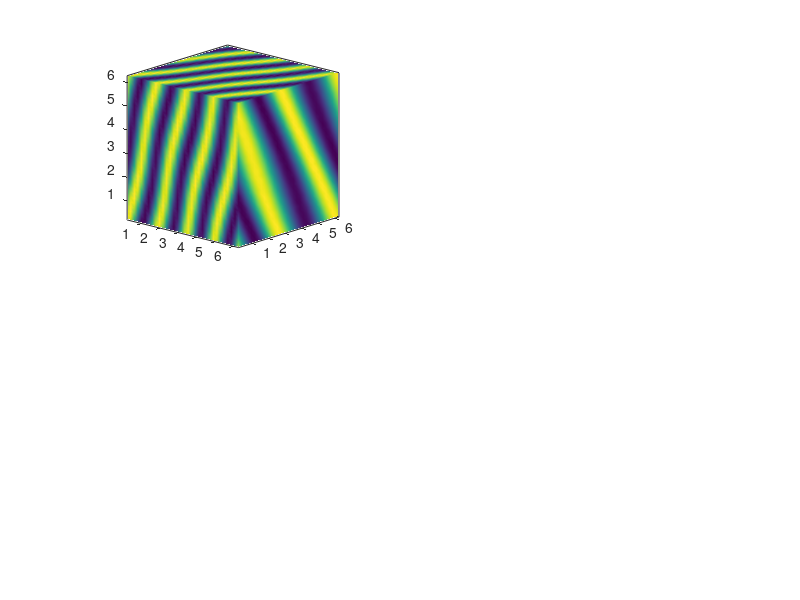

Write MATLAB code to recreate this figure. (Note: this script raises an error after producing the figure.)
function RMHD_3D

%%%%%%%%%%%%%%%%%%%%%%%%%%%%%%%%%%%%%
%%%                               %%%
%%%   Draft 3D RMHD Solver        %%%
%%%                               %%%
%%%   Uses Elsasser Formulation   %%%
%%%   for an Alfven Wave in a     %%%
%%%   Solid Hypertorus            %%%
%%%                               %%%
%%%%%%%%%%%%%%%%%%%%%%%%%%%%%%%%%%%%%

%% Options %%%%%%%%%%%%%%%%%%%%%%%%%%%%%%%%%%%%%
SlowModes        = 1;         % Calculate evolution of compressive modes in run
TF               = 1;         % Final Time

VariableTimeStep = 0;         % Enable variable time step, else dt must be defined below
% VARIABLE time step
Cutoff           = 100000;     % Maximum number of iterations for variable time step
CFL              = 0.014;      % Courant Number
% FIXED time step
dt               = 1e-3;      % Time Step (For fixed time step runs)

% PLOTTING
TScreen          = 500;       % Screen Update Interval Count (NOTE: plotting is usually slow) (Set to 0 for no plotting)
Fullscreen       = 1;         % Makes plot figure fullscreen !!! Forces figure to foreground through run !!!

%% Paramaters %%%%%%%%%%%%%%%%%%%%%%%%%%%%%%%%%%
va   = 1;      % Alfven velocity
nu   = 1e-3;   % Viscosity          !!! Check which type it is? (Just for label really) !!!
beta = 1;      % c_s/v_A

LX = 2*pi;     % Box-size (x-direction)
LY = 2*pi;     % Box-size (y-direction)
LZ = 2*pi;     % Box-size (z-direction)

NX = 32;       % Resolution in x
NY = 32;       % Resolution in y
NZ = 32;       % Resolution in z
N  = NX*NY*NZ;

if VariableTimeStep == 1
    time         = zeros(1, Cutoff+1);    % +1 accounts for t=0 (incase we reach the cutoff)
    dt_save      = zeros(1, Cutoff);
    E_z_plus     = zeros(1, Cutoff);
    E_z_minus    = zeros(1, Cutoff);
    E_s_plus     = zeros(1, Cutoff);
    E_s_minus    = zeros(1, Cutoff);
    
else
    time = dt:dt:TF;
    
    E_z_plus     = zeros(1,length(time));
    E_z_minus    = zeros(1,length(time));
    E_s_plus     = zeros(1,length(time));
    E_s_minus    = zeros(1,length(time));
end

dx = LX/NX;
dy = LY/NY;
dz = LZ/NZ;
min_mesh = min([dx dy dz]);
dV = dx*dy*dz;

I=sqrt(-1);
bpar = 1/sqrt(1+(1/beta)^2);
grid_int = dV/N;
t=0.0;

%% Initialise wavevector grid %%%%%%%%%%%%%%%%%%

kx = (2*I*pi/LX)*[0:((NX/2)-1)  -(NX/2):-1];    % [0, 1, ..., NX/2-1, -NX/2, -NX/2+1, ..., -1]    % This is a formatting convention
ky = (2*I*pi/LY)*[0:((NY/2)-1)  -(NY/2):-1];
kz = (2*I*pi/LZ)*[0:((NZ/2)-1)  -(NZ/2):-1];
[KX, KY, KZ] = ndgrid(kx, ky, kz);

dealias = abs(KX)<(1/3)*NX & abs(KY)<(1/3)*NY & abs(KZ)<(1/3)*NZ;    % Cutting of frequencies for dealiasing using the 2/3 rule   (2/3)*(N/2)

k2_perp = KX.^2 + KY.^2;      % (Perpendicular) Laplacian in Fourier space
k2_poisson = k2_perp;
k2_poisson(1,1,:) = 1;        % Fixed Laplacian in F.S. for Poisson's equation (Because first entry was 0)
k2 = k2_perp + KZ.^2;         % Laplacian in F.S.
if VariableTimeStep == 0
    exp_correct = exp(dt*nu*k2);  % (Romain thinks k2) %%% !!! Can include linear term !!!
end

%% Initial Condition %%%%%%%%%%%%%%%%%%%%%%%%%%%

[i,j,k] = ndgrid((1:NX)*dx,(1:NY)*dy,(1:NZ)*dz);
XG = permute(i, [2 1 3]);
YG = permute(j, [2 1 3]);
ZG = permute(k, [2 1 3]);

Lap_z_plus  = k2_perp.*fftn(0.1*cos(2*pi*(4*i/LX - 2*j/LY - k/LZ)));
Lap_z_minus = k2_perp.*fftn(0.1*sin(2*pi*(i/LX + j/LY + k/LZ)));

% Lap_zeta_plus  = k2_perp.*fftn(1);
% Lap_zeta_minus = k2_perp.*fftn(0);

if SlowModes == 1
    s_plus  = fftn(0.01*cos(-2*pi*(k/LZ+4*i/LX)));
    s_minus = fftn(0.01*sin( 2*pi*(j/LY+k/LZ)));
end

%% Solver %%%%%%%%%%%%%%%%%%%%%%%%%%%%%%%%%%%%%%

k=0;
n=1;
while t<TF && n<Cutoff
    k=k+1;
    
    if VariableTimeStep == 1
        %% Update time-step        (!!Requires changing time vector!!)
        
        phi = abs((0.5)*(Lap_z_plus + Lap_z_minus)./k2_poisson);
        phi_x = real(ifftn(KX.*phi));    % y component of u_perp
        phi_y = real(ifftn(KY.*phi));    %-x component of u_perp
        
        u_perp = sqrt((phi_x).^2 + (phi_y).^2);
        if SlowModes == 1
            u_par = real(ifftn((0.5).*(s_plus + s_minus)));
            u_time = sqrt(u_par.^2 + u_perp.^2);
        else
            u_time = abs(u_perp);
        end
        
        psi = abs((0.5)*(Lap_z_plus - Lap_z_minus)./k2_poisson);
        psi_x = real(ifftn(KX.*psi));    % y component of b_perp
        psi_y = real(ifftn(KY.*psi));    %-x component of b_perp
        
        va_perp = sqrt(psi_x.^2 + psi_y.^2);
        if SlowModes == 1
            va_par = real(ifftn(bpar*(0.5).*(s_plus - s_minus)));
            va_time = sqrt(va_par.^2 + va_perp.^2);
        else
            va_time = abs(va_perp);
        end
        
        dt_grid_phi = (CFL*min_mesh)./u_time;
        dt_grid_psi = (CFL*min_mesh)./va_time;
        
        dt = min([min(dt_grid_phi(:)) min(dt_grid_psi(:))])/2;
        
        dt_save(n) = dt;
        time(n+1)  = time(n) + dt;
        exp_correct = exp(dt*nu*k2);  % Romain thinks k2 %%%                        !!! Can include linear term !!!
    end
    
    %%% Update zeta p/m for new time-step
    z_plus = Lap_z_plus./k2_poisson;
    z_minus = Lap_z_minus./k2_poisson;
    
    %%% Compute Poisson Brackets
    
    % Calculates derivatives for PB
    zp_x  = real(ifftn(KX.*z_plus));
    zm_x  = real(ifftn(KX.*z_minus));
    zp_y  = real(ifftn(KY.*z_plus));
    zm_y  = real(ifftn(KY.*z_minus));
    
    if SlowModes == 1
        sp_x  = real(ifftn(KX.*s_plus));
        sm_x  = real(ifftn(KX.*s_minus));
        sp_y  = real(ifftn(KY.*s_plus));
        sm_y  = real(ifftn(KY.*s_minus));
    end
    
    Lzp_x = real(ifftn(KX.*Lap_z_plus));
    Lzm_x = real(ifftn(KX.*Lap_z_minus));
    Lzp_y = real(ifftn(KY.*Lap_z_plus));
    Lzm_y = real(ifftn(KY.*Lap_z_minus));
    
    % Calculates PB
    % Alfven
    PB_zp_Lzm = fftn((zp_x.*Lzm_y) - (zp_y.*Lzm_x));
    PB_zm_Lzp = fftn((zm_x.*Lzp_y) - (zm_y.*Lzp_x));
    PB_zp_zm  = fftn((zp_x.*zm_y)  - (zp_y.*zm_x));
    
    % Compressive
    if SlowModes == 1
        PB_zp_sp  = fftn((zp_x.*sp_y)  - (zp_y.*sp_x));
        PB_zp_sm  = fftn((zp_x.*sm_y)  - (zp_y.*sm_x));
        PB_zm_sp  = fftn((zm_x.*sp_y)  - (zm_y.*sp_x));
        PB_zm_sm  = fftn((zm_x.*sm_y)  - (zm_y.*sm_x));
    end
    
    NL_z_Sup = -(0.5).*(PB_zp_Lzm + PB_zm_Lzp).*dealias;
    NL_z_Lap = -(0.5).*k2_perp.*PB_zp_zm.*dealias;
    NL_z_plus  = NL_z_Sup - NL_z_Lap;
    NL_z_minus = NL_z_Sup + NL_z_Lap;
    
    if SlowModes == 1
        NL_s_plus   = -(0.5).*((1-bpar).*PB_zp_sp + (1+bpar).*PB_zm_sp).*dealias;
        NL_s_minus  = -(0.5).*((1+bpar).*PB_zp_sm + (1-bpar).*PB_zm_sm).*dealias;
    end
    %%% Compute Linear terms
    
    Lin_z_plus  =   va.*KZ.*Lap_z_plus;
    Lin_z_minus =  -va.*KZ.*Lap_z_minus;
    
    if SlowModes == 1
        Lin_s_plus     =  (va*bpar).*KZ.*s_plus;
        Lin_s_minus    = -(va*bpar).*KZ.*s_minus;
    end
    %%% Compute Solution at the next step %%%
    
    Lap_z_plus_new  = dt*(Lin_z_plus + NL_z_plus) + Lap_z_plus;
    Lap_z_minus_new = dt*(Lin_z_minus + NL_z_minus) + Lap_z_minus;
    
    Lap_z_plus_new  = Lap_z_plus_new.*exp_correct;
    Lap_z_minus_new = Lap_z_minus_new.*exp_correct;
    
    if SlowModes == 1
        s_plus_new         = dt*(Lin_s_plus + NL_s_plus) + s_plus;
        s_minus_new        = dt*(Lin_s_minus + NL_s_minus) + s_minus;
        
        s_plus_new  = s_plus_new.*exp_correct;
        s_minus_new = s_minus_new.*exp_correct;
    end
    %%% Energy %%%
    
    E_z_plus_grid  = (abs(Lap_z_plus_new).^2)./abs(k2_poisson);
    E_z_minus_grid = (abs(Lap_z_minus_new).^2)./abs(k2_poisson);
    
    E_z_plus(n)  = (0.5)*sum(E_z_plus_grid(:))*(grid_int);
    E_z_minus(n) = (0.5)*sum(E_z_minus_grid(:))*(grid_int);
    
    if SlowModes == 1
        E_s_plus_grid     = (abs(s_plus_new)).^2;
        E_s_minus_grid    = (abs(s_minus_new)).^2;
        
        E_s_plus(n)     = (0.5)*sum(E_s_plus_grid(:))*(grid_int);
        E_s_minus(n)    = (0.5)*sum(E_s_minus_grid(:))*(grid_int);
    end
    t=t+dt;
    
    %% Plotting %%%         %%% Can add better slow mode switch (get rid of 2 subplots)
    if (k == TScreen)
        
        %Go back to real space for plotting
        zp  = double(permute(real(ifftn(Lap_z_plus_new./k2_poisson)),[2,1,3]));
        zm  = double(permute(real(ifftn(Lap_z_minus_new./k2_poisson)),[2,1,3]));
        if SlowModes == 1
            sp     = double(permute(real(ifftn(s_plus_new)),[2,1,3]));
            sm     = double(permute(real(ifftn(s_minus_new)),[2,1,3]));
        end
        figure(1)
        if Fullscreen == 1
            set(gcf, 'Units', 'Normalized', 'OuterPosition', [0, 0.04, 1, 0.96])        % Makes figure fullscreen
        end
        subplot(2,2,1)
        hold on
        hx = slice(XG, YG, ZG, zp, LX, [], []);
        set(hx,'FaceColor','interp','EdgeColor','none')
        hy = slice(XG, YG, ZG, zp, [], dy, []);
        set(hy,'FaceColor','interp','EdgeColor','none')
        hz = slice(XG, YG, ZG, zp, [], [], LZ);
        set(hz,'FaceColor','interp','EdgeColor','none')
        hold off
        
        daspect([1,1,1])
        axis tight
        box on
        view(42,16)
        camproj perspective
        set(gcf,'Renderer','zbuffer')
        title([num2str(t,'%0.3f') '  \zeta^+'])
        xlabel('x')
        ylabel('y')
        zlabel('z')
        colorbar
        
        subplot(2,2,2)
        hold on
        hx = slice(XG, YG, ZG, zm, LX, [], []);
        set(hx,'FaceColor','interp','EdgeColor','none')
        hy = slice(XG, YG, ZG, zm, [], dy, []);
        set(hy,'FaceColor','interp','EdgeColor','none')
        hz = slice(XG, YG, ZG, zm, [], [], LZ);
        set(hz,'FaceColor','interp','EdgeColor','none')
        hold off
        
        daspect([1,1,1])
        axis tight
        box on
        view(42,16)
        camproj perspective
        set(gcf,'Renderer','zbuffer')
        title('\zeta^-')
        xlabel('x')
        ylabel('y')
        zlabel('z')
        colorbar
        
        if SlowModes == 1
            subplot(2,2,3)
            hold on
            hx = slice(XG, YG, ZG, sp, LX, [], []);
            set(hx,'FaceColor','interp','EdgeColor','none')
            hy = slice(XG, YG, ZG, sp, [], dy, []);
            set(hy,'FaceColor','interp','EdgeColor','none')
            hz = slice(XG, YG, ZG, sp, [], [], LZ);
            set(hz,'FaceColor','interp','EdgeColor','none')
            hold off
            
            daspect([1,1,1])
            axis tight
            box on
            view(42,16)
            camproj perspective
            set(gcf,'Renderer','zbuffer')
            title('z^+')
            xlabel('x')
            ylabel('y')
            zlabel('z')
            colorbar
            
            subplot(2,2,4)
            hold on
            hx = slice(XG, YG, ZG, sm, LX, [], []);
            set(hx,'FaceColor','interp','EdgeColor','none')
            hy = slice(XG, YG, ZG, sm, [], dy, []);
            set(hy,'FaceColor','interp','EdgeColor','none')
            hz = slice(XG, YG, ZG, sm, [], [], LZ);
            set(hz,'FaceColor','interp','EdgeColor','none')
            hold off
            
            daspect([1,1,1])
            axis tight
            box on
            view(42,16)
            camproj perspective
            set(gcf,'Renderer','zbuffer')
            title('z^-')
            xlabel('x')
            ylabel('y')
            zlabel('z')
            colorbar
        end
        %         saveas(gcf, ['./gif/' num2str(t) '.jpg'])
        drawnow
        k=0;
    end
    
    % Update variables for next timestep
    n = n+1;
    Lap_z_plus  = Lap_z_plus_new;
    Lap_z_minus = Lap_z_minus_new;
    if SlowModes == 1
        s_plus         = s_plus_new;
        s_minus        = s_minus_new;
    end
end

%% Energy Plot %%%%%%%%%%%%%%%%%%%%%%%%%%%%%%%%%
if VariableTimeStep == 1
    % Cut off trailing zeros from time and energy vectors
    time = time(2:find(time,1,'last'));
    E_z_plus  = E_z_plus(1:length(time));
    E_z_minus = E_z_minus(1:length(time));
    E_s_plus  = E_s_plus(1:length(time));
    E_s_minus = E_s_minus(1:length(time));
end

figure(2)
if SlowModes == 1
    subplot(1,2,1)
    plot(time, E_z_plus, time, E_z_minus)
    title('\zeta^{\pm} "Energy"')
    legend('\zeta^+', '\zeta^-')
    xlabel('Time')
    axis tight
    
    subplot(1,2,2)
    plot(time, E_s_plus, time, E_s_minus)
    title('z^{\pm} "Energy"')
    legend('z^+', 'z^-')
    xlabel('Time')
    axis tight
else
    plot(time, E_z_plus, time, E_z_minus)
    title('\zeta^{\pm} "Energy"')
    legend('\zeta^+', '\zeta^-')
    xlabel('Time')
    axis tight
end
end